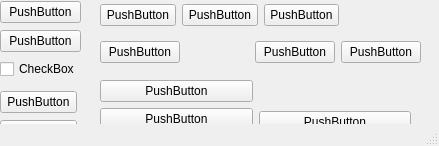
<?xml version="1.0" encoding="UTF-8"?>
<ui version="4.0">
 <class>MainWindow</class>
 <widget class="QMainWindow" name="MainWindow">
  <property name="geometry">
   <rect>
    <x>0</x>
    <y>0</y>
    <width>439</width>
    <height>146</height>
   </rect>
  </property>
  <property name="windowTitle">
   <string>PyQt5 Designer 2</string>
  </property>
  <widget class="QWidget" name="centralwidget">
   <widget class="QWidget" name="verticalLayoutWidget">
    <property name="geometry">
     <rect>
      <x>0</x>
      <y>0</y>
      <width>81</width>
      <height>81</height>
     </rect>
    </property>
    <layout class="QVBoxLayout" name="verticalLayout">
     <item>
      <widget class="QPushButton" name="pushButton">
       <property name="text">
        <string>PushButton</string>
       </property>
      </widget>
     </item>
     <item>
      <widget class="QPushButton" name="pushButton_2">
       <property name="text">
        <string>PushButton</string>
       </property>
      </widget>
     </item>
     <item>
      <widget class="QCheckBox" name="checkBox">
       <property name="text">
        <string>CheckBox</string>
       </property>
      </widget>
     </item>
    </layout>
   </widget>
   <widget class="QWidget" name="horizontalLayoutWidget">
    <property name="geometry">
     <rect>
      <x>100</x>
      <y>0</y>
      <width>239</width>
      <height>31</height>
     </rect>
    </property>
    <layout class="QHBoxLayout" name="horizontalLayout">
     <item>
      <widget class="QPushButton" name="pushButton_3">
       <property name="text">
        <string>PushButton</string>
       </property>
      </widget>
     </item>
     <item>
      <widget class="QPushButton" name="pushButton_5">
       <property name="text">
        <string>PushButton</string>
       </property>
      </widget>
     </item>
     <item>
      <widget class="QPushButton" name="pushButton_4">
       <property name="text">
        <string>PushButton</string>
       </property>
      </widget>
     </item>
    </layout>
   </widget>
   <widget class="QGroupBox" name="groupBox">
    <property name="geometry">
     <rect>
      <x>10</x>
      <y>240</y>
      <width>120</width>
      <height>121</height>
     </rect>
    </property>
    <property name="title">
     <string>Related Widgets</string>
    </property>
    <widget class="QPushButton" name="pushButton_20">
     <property name="geometry">
      <rect>
       <x>0</x>
       <y>20</y>
       <width>75</width>
       <height>23</height>
      </rect>
     </property>
     <property name="text">
      <string>PushButton</string>
     </property>
    </widget>
    <widget class="QPushButton" name="pushButton_21">
     <property name="geometry">
      <rect>
       <x>0</x>
       <y>50</y>
       <width>75</width>
       <height>23</height>
      </rect>
     </property>
     <property name="text">
      <string>PushButton</string>
     </property>
    </widget>
    <widget class="QPushButton" name="pushButton_22">
     <property name="geometry">
      <rect>
       <x>0</x>
       <y>80</y>
       <width>75</width>
       <height>23</height>
      </rect>
     </property>
     <property name="text">
      <string>PushButton</string>
     </property>
    </widget>
   </widget>
   <widget class="QWidget" name="">
    <property name="geometry">
     <rect>
      <x>0</x>
      <y>90</y>
      <width>77</width>
      <height>83</height>
     </rect>
    </property>
    <layout class="QVBoxLayout" name="verticalLayout_2">
     <item>
      <widget class="QPushButton" name="pushButton_6">
       <property name="text">
        <string>PushButton</string>
       </property>
      </widget>
     </item>
     <item>
      <widget class="QPushButton" name="pushButton_7">
       <property name="text">
        <string>PushButton</string>
       </property>
      </widget>
     </item>
     <item>
      <widget class="QPushButton" name="pushButton_8">
       <property name="text">
        <string>PushButton</string>
       </property>
      </widget>
     </item>
    </layout>
   </widget>
   <widget class="QWidget" name="">
    <property name="geometry">
     <rect>
      <x>100</x>
      <y>40</y>
      <width>321</width>
      <height>25</height>
     </rect>
    </property>
    <layout class="QHBoxLayout" name="horizontalLayout_2">
     <item>
      <widget class="QPushButton" name="pushButton_9">
       <property name="text">
        <string>PushButton</string>
       </property>
      </widget>
     </item>
     <item>
      <spacer name="horizontalSpacer">
       <property name="orientation">
        <enum>Qt::Horizontal</enum>
       </property>
       <property name="sizeHint" stdset="0">
        <size>
         <width>40</width>
         <height>20</height>
        </size>
       </property>
      </spacer>
     </item>
     <item>
      <widget class="QPushButton" name="pushButton_10">
       <property name="text">
        <string>PushButton</string>
       </property>
      </widget>
     </item>
     <item>
      <widget class="QPushButton" name="pushButton_11">
       <property name="text">
        <string>PushButton</string>
       </property>
      </widget>
     </item>
    </layout>
   </widget>
   <widget class="QWidget" name="">
    <property name="geometry">
     <rect>
      <x>100</x>
      <y>80</y>
      <width>311</width>
      <height>141</height>
     </rect>
    </property>
    <layout class="QGridLayout" name="gridLayout">
     <item row="5" column="0">
      <widget class="QPushButton" name="pushButton_14">
       <property name="text">
        <string>PushButton</string>
       </property>
      </widget>
     </item>
     <item row="5" column="1">
      <widget class="QPushButton" name="pushButton_17">
       <property name="text">
        <string>PushButton</string>
       </property>
      </widget>
     </item>
     <item row="3" column="0" rowspan="2">
      <widget class="QPushButton" name="pushButton_13">
       <property name="text">
        <string>PushButton</string>
       </property>
      </widget>
     </item>
     <item row="0" column="0">
      <widget class="QPushButton" name="pushButton_12">
       <property name="text">
        <string>PushButton</string>
       </property>
      </widget>
     </item>
     <item row="4" column="1">
      <widget class="QPushButton" name="pushButton_16">
       <property name="text">
        <string>PushButton</string>
       </property>
      </widget>
     </item>
     <item row="2" column="0">
      <widget class="QPushButton" name="pushButton_18">
       <property name="text">
        <string>PushButton</string>
       </property>
      </widget>
     </item>
     <item row="0" column="1" rowspan="4">
      <widget class="QPushButton" name="pushButton_15">
       <property name="text">
        <string>PushButton</string>
       </property>
      </widget>
     </item>
     <item row="1" column="0">
      <layout class="QGridLayout" name="gridLayout_2">
       <item row="1" column="0">
        <widget class="QPushButton" name="pushButton_19">
         <property name="text">
          <string>PushButton</string>
         </property>
        </widget>
       </item>
      </layout>
     </item>
    </layout>
   </widget>
  </widget>
  <widget class="QMenuBar" name="menubar">
   <property name="geometry">
    <rect>
     <x>0</x>
     <y>0</y>
     <width>439</width>
     <height>21</height>
    </rect>
   </property>
  </widget>
  <widget class="QStatusBar" name="statusbar"/>
 </widget>
 <tabstops>
  <tabstop>pushButton_3</tabstop>
  <tabstop>pushButton_5</tabstop>
  <tabstop>pushButton</tabstop>
  <tabstop>pushButton_4</tabstop>
  <tabstop>pushButton_2</tabstop>
  <tabstop>checkBox</tabstop>
  <tabstop>pushButton_6</tabstop>
  <tabstop>pushButton_7</tabstop>
  <tabstop>pushButton_8</tabstop>
  <tabstop>pushButton_9</tabstop>
  <tabstop>pushButton_10</tabstop>
  <tabstop>pushButton_11</tabstop>
  <tabstop>pushButton_13</tabstop>
  <tabstop>pushButton_14</tabstop>
  <tabstop>pushButton_15</tabstop>
  <tabstop>pushButton_16</tabstop>
  <tabstop>pushButton_17</tabstop>
  <tabstop>pushButton_18</tabstop>
  <tabstop>pushButton_19</tabstop>
  <tabstop>pushButton_12</tabstop>
  <tabstop>pushButton_20</tabstop>
  <tabstop>pushButton_21</tabstop>
  <tabstop>pushButton_22</tabstop>
 </tabstops>
 <resources/>
 <connections/>
</ui>
